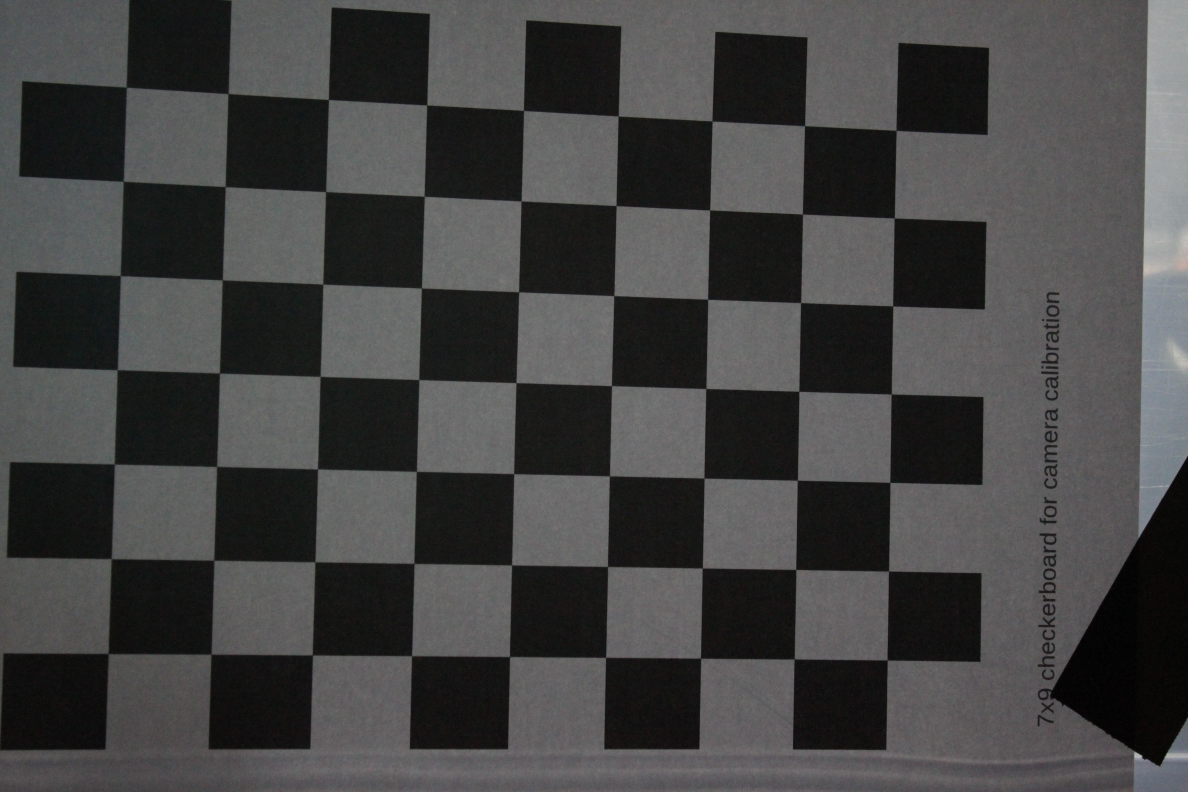
#> input picture GrayCodes/chess/00.jpg, 4752 x 3168 px (shown at 1/4 size); its folder holds only this picture in this run
$ python calibration.py
#> lines starting #> are read from the running program, lines starting #| are printed output that depends on the picture
import numpy as np
import numpy.typing as npt
import cv2 as cv
import cv2.typing as cvt
import glob


def loadChessCorners(
    file: str,
    objpoints: list,
    imgpoints: list,
    grid_size: tuple[int, int],
    criteria: tuple[int, int, float],
):
    grid_x, grid_y = grid_size
    objp = np.zeros((grid_x * grid_y, 3), np.float32)
    objp[:, :2] = np.mgrid[0:grid_x, 0:grid_y].T.reshape(-1, 2)

    img = cv.imread(file)
    img = cv.resize(img, (0, 0), fx=0.1, fy=0.1)
    gray = cv.cvtColor(img, cv.COLOR_BGR2GRAY)

    # Find the chess board corners
    ret, corners = cv.findChessboardCorners(gray, grid_size, None)

    # If found, add object points, image points (after refining them)
    if ret:
        objpoints.append(objp)

        corners2 = cv.cornerSubPix(gray, corners, (11, 11), (-1, -1), criteria)
        imgpoints.append(corners2)


def intrinsic_calibration(file_names: list, grid_size: tuple[int, int]):
    print("Staring calibration")
    # termination criteria
    criteria = (cv.TERM_CRITERIA_EPS + cv.TERM_CRITERIA_MAX_ITER, 30, 0.001)

    # Arrays to store object points and image points from all the images.
    objpoints: list[np.ndarray] = []  # 3d point in real world space
    imgpoints: list[np.ndarray] = []  # 2d points in image plane.

    for i, fn in enumerate(file_names):
        loadChessCorners(fn, objpoints, imgpoints, grid_size, criteria)
#> in loadChessCorners, img is the input picture: shape (3168, 4752, 3); mean B, G, R 67.2, 67.3, 67.4
#> in loadChessCorners, `img = cv.resize(img, (0, 0), fx=0.1, fy=0.1)`:
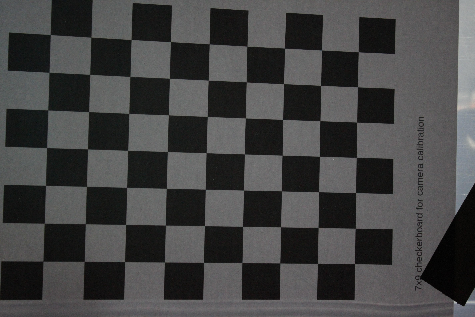
#> img: shape (317, 475, 3); mean B, G, R 67.3, 67.4, 67.5
#> in loadChessCorners, `ret, corners = cv.findChessboardCorners(gray, grid_size, None)`: ret = True; corners = 63 rows, first 8: [42.78, 261.2], [44.42, 223.3], [45.54, 185.4], [46.54, 147.5], [47.71, 109.9], [49.03, 72.41], [50.37, 34.49], [84.27, 261.4]
#> in loadChessCorners, `corners2 = cv.cornerSubPix(gray, corners, (11, 11), (-1, -1), criteria)`: corners2 = 63 rows, first 8: [42.8, 261.3], [44.43, 223.3], [45.53, 185.4], [46.54, 147.5], [47.61, 109.8], [49.03, 72.42], [50.44, 34.58], [84.37, 261.4]
        print(f"\rProgress: {i / len(file_names) * 100:.2f}%", end="")
    print("\nCalibration complete")
    img = cv.imread(file_names[0])
    img = cv.resize(img, (0, 0), fx=0.1, fy=0.1)

    # Calibration
    return cv.calibrateCamera(
        objpoints, imgpoints, img.shape[::2], None, None, criteria=criteria
    )


def undistort(file: str, Kmtx: cvt.MatLike, dist: cvt.MatLike, relative_size: int = 0.1) -> cvt.MatLike:
    img = cv.imread(file)
    img = cv.resize(img, (0, 0), fx=relative_size, fy=relative_size)
    gray = cv.cvtColor(img, cv.COLOR_BGR2GRAY)

    h, w = gray.shape[:2]
    newcameramtx, roi = cv.getOptimalNewCameraMatrix(Kmtx, dist, (w, h), 1, (w, h))
    return cv.undistort(gray, Kmtx, dist, None, newcameramtx)

def undistortCustom(file: str, Kmtx: cvt.MatLike, dist: cvt.MatLike, newcameramtx: tuple[cvt.MatLike, cvt.Rect], shape: tuple) -> cvt.MatLike:
    img = cv.imread(file)
    img = cv.resize(img, shape)
    gray = cv.cvtColor(img, cv.COLOR_BGR2GRAY)

    return cv.undistort(gray, Kmtx, dist, None, newcameramtx)


def combine_extrinsic_vecs(rvecs, tvecs):
    extrinsics = []
    for rvec, tvec in zip(rvecs, tvecs):
        extrinsic = np.eye(4)
        extrinsic[:3, :3] = cv.Rodrigues(rvec)[0]
        extrinsic[:3, 3] = tvec.flatten()
        extrinsics.append(extrinsic)
    return extrinsics


def get_image_dimensions(file_path: str) -> tuple[int, int]:
    img = cv.imread(file_path)
    return img.shape[:2]


if __name__ == "__main__":
    files = glob.glob("./GrayCodes/chess/*.jpg")
    rms, Kmtx, dist, rvecs, tvecs = intrinsic_calibration(files, (7, 9))
#> rms = 0.301; dist = [[0.82, -12.94, -0.0733, 0.0156, 174.5]]; rvecs = ([0.28, -0.455, -1.48],); tvecs = ([-3.12, 7.84, 48.44],)
    extrinsics = combine_extrinsic_vecs(rvecs, tvecs)
    img_size = get_image_dimensions(files[0])
#> img_size = (3168, 4752)

    np.savez(
        "calibration.npz",
        Kmtx=Kmtx,
        dist=dist,
        extrinsics=extrinsics,
        img_size=img_size,
    )

$ run again, on GrayCodes/chess/06.jpg
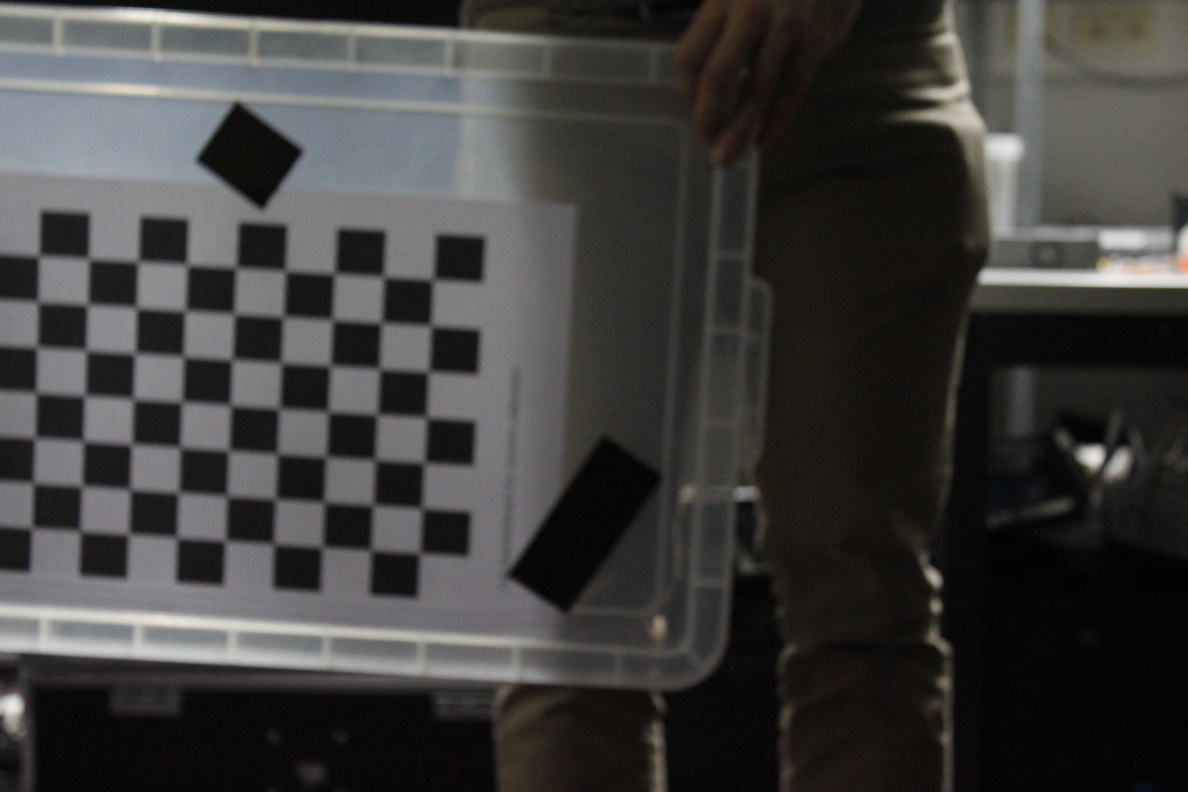
#> input picture GrayCodes/chess/06.jpg, 4752 x 3168 px (shown at 1/4 size)
#> in loadChessCorners, img is the input picture: shape (3168, 4752, 3); mean B, G, R 60.5, 61.7, 62.7
#> in loadChessCorners, `img = cv.resize(img, (0, 0), fx=0.1, fy=0.1)`:
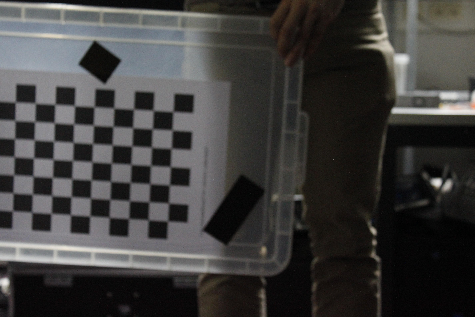
#> img: shape (317, 475, 3); mean B, G, R 60.7, 61.8, 62.8
#> ret = True; corners = 63 rows, first 8: [12.47, 210.6], [12.68, 192.9], [13.36, 175.2], [13.86, 155.8], [14.54, 138.8], [14.38, 120.1], [15.26, 102.2], [31.61, 211.9]
#> corners2 = 63 rows, first 8: [12.43, 211], [13, 192.9], [13.69, 174.8], [14.22, 156.7], [14.55, 138.7], [14.9, 120.4], [15.35, 102.1], [31.74, 212.1]

$ run again, on GrayCodes/chess/07.jpg
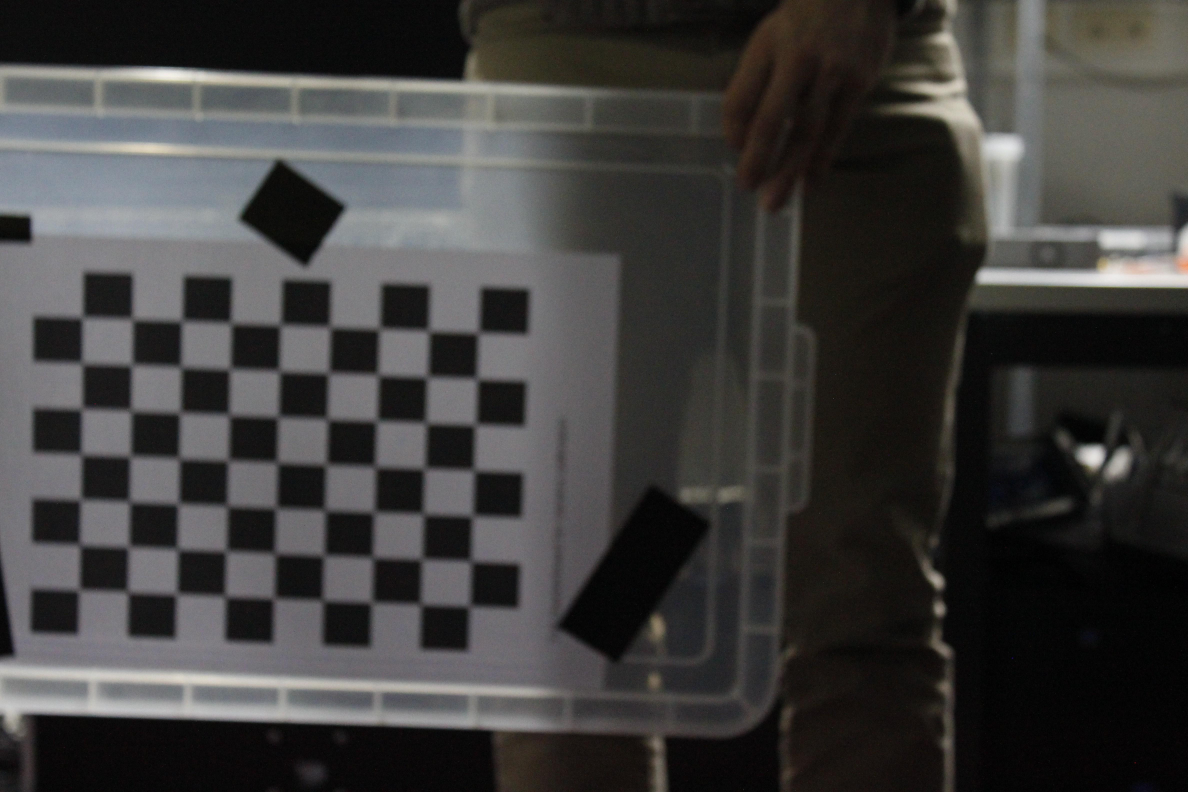
#> input picture GrayCodes/chess/07.jpg, 4752 x 3168 px (shown at 1/4 size)
#> in loadChessCorners, img is the input picture: shape (3168, 4752, 3); mean B, G, R 60.6, 61.7, 62.8
#> in loadChessCorners, `img = cv.resize(img, (0, 0), fx=0.1, fy=0.1)`:
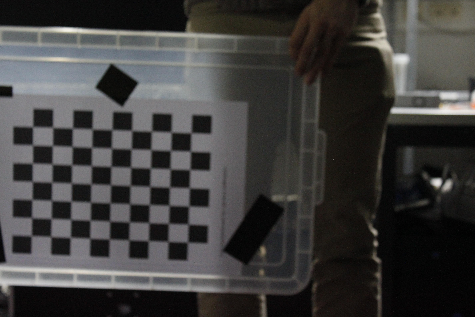
#> img: shape (317, 475, 3); mean B, G, R 60.7, 61.9, 62.9
#> ret = True; corners = 63 rows, first 8: [31.27, 235.9], [31.19, 217.2], [32.14, 199.4], [32.21, 181.5], [32.49, 163.1], [32.43, 145.1], [32.24, 127.2], [50.89, 236.7]
#> corners2 = 63 rows, first 8: [31.35, 235.7], [31.63, 217.6], [32.01, 199.5], [32.32, 181.4], [32.45, 163.2], [32.49, 144.9], [32.62, 126.7], [50.78, 236.5]

$ run again, on GrayCodes/chess/08.jpg
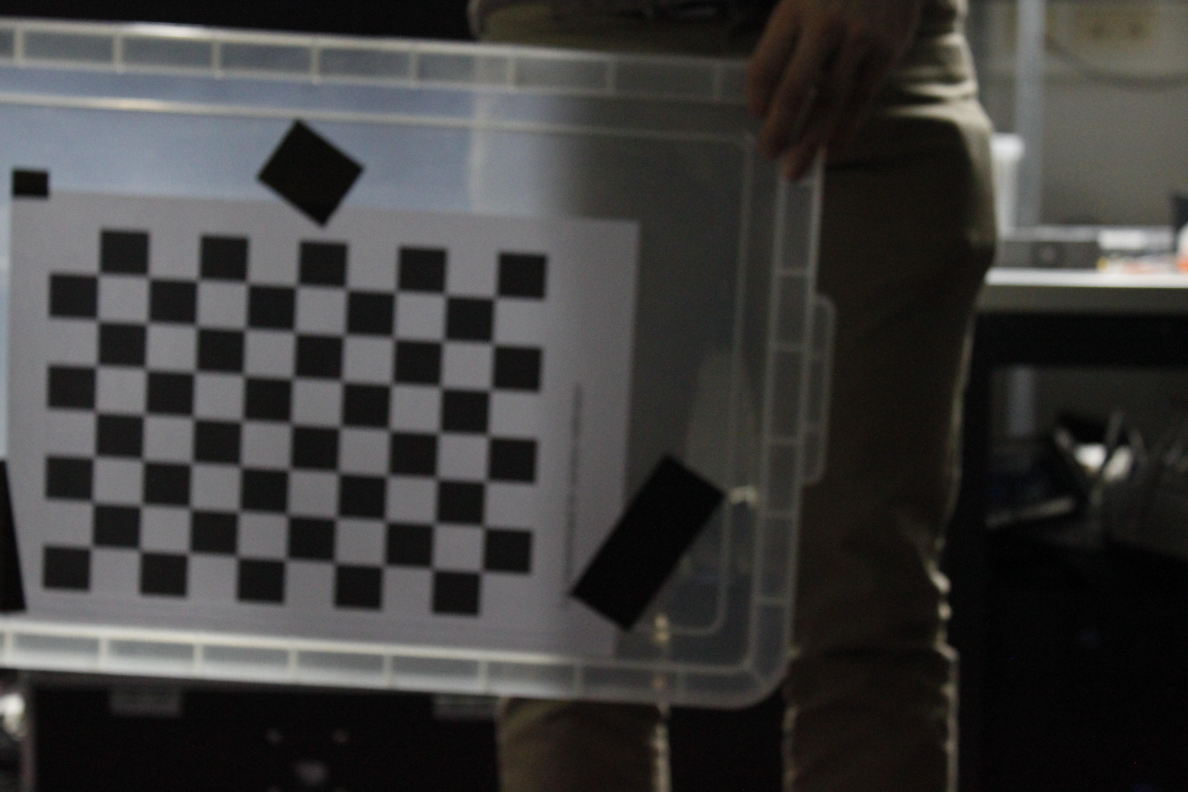
#> input picture GrayCodes/chess/08.jpg, 4752 x 3168 px (shown at 1/4 size)
#> in loadChessCorners, img is the input picture: shape (3168, 4752, 3); mean B, G, R 59.7, 60.9, 61.7
#> in loadChessCorners, `img = cv.resize(img, (0, 0), fx=0.1, fy=0.1)`:
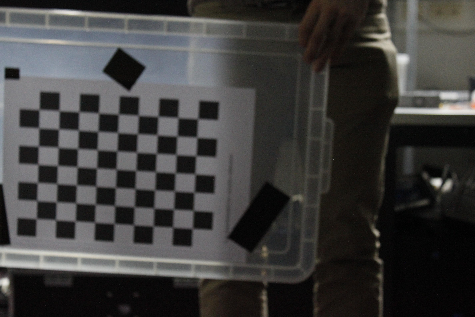
#> img: shape (317, 475, 3); mean B, G, R 59.9, 61, 61.8
#> ret = True; corners = 63 rows, first 8: [36.08, 219], [36.72, 200.8], [37.08, 183.1], [38.21, 164.5], [38.29, 145.9], [38.79, 127.7], [38.56, 109.7], [55.29, 219.8]
#> corners2 = 63 rows, first 8: [36.24, 218.6], [36.78, 200.5], [37.39, 182.5], [37.87, 164.4], [38.37, 146.1], [38.68, 127.8], [39.13, 109.5], [55.64, 219.7]

$ run again, on GrayCodes/chess/01.jpg
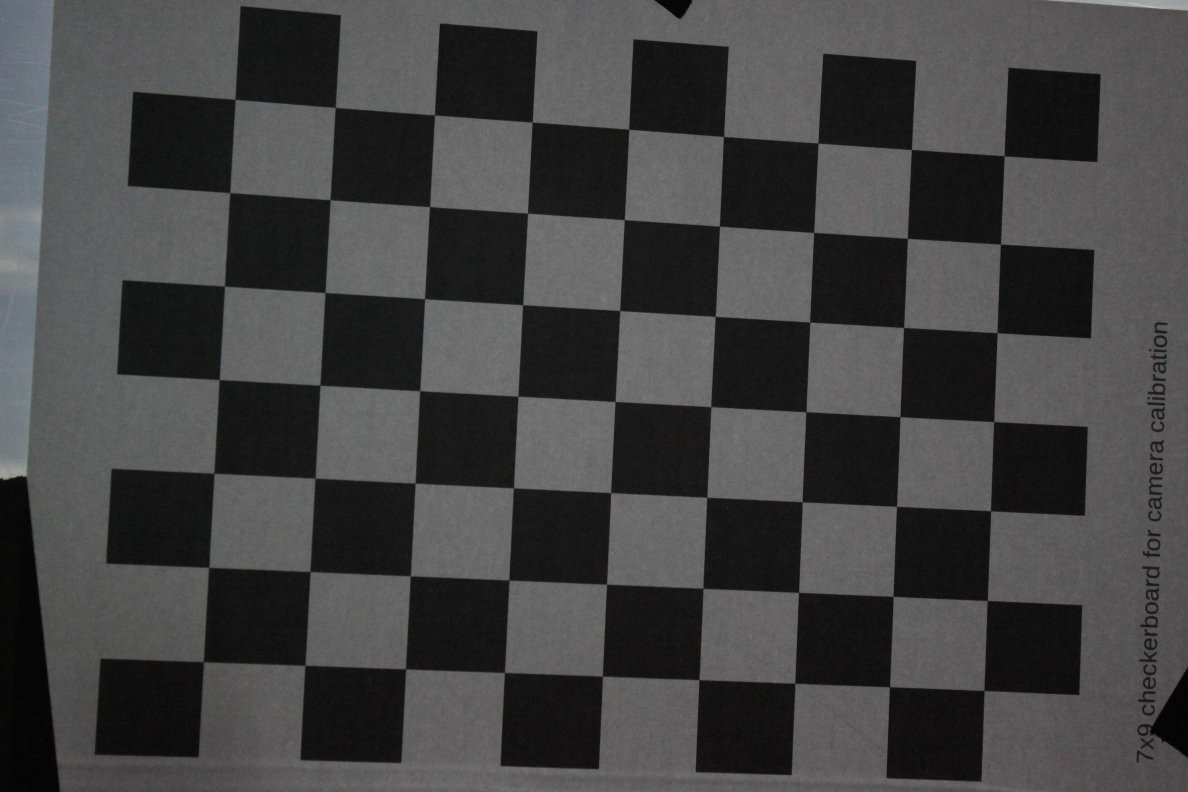
#> input picture GrayCodes/chess/01.jpg, 4752 x 3168 px (shown at 1/4 size)
#> in loadChessCorners, img is the input picture: shape (3168, 4752, 3); mean B, G, R 66.8, 66.7, 66.9
#> in loadChessCorners, `img = cv.resize(img, (0, 0), fx=0.1, fy=0.1)`:
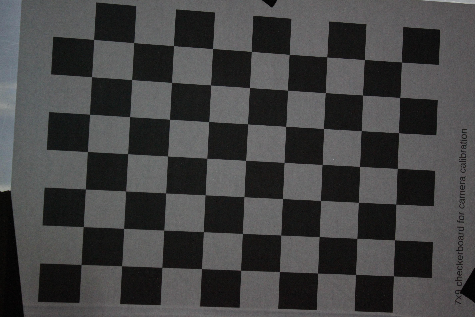
#> img: shape (317, 475, 3); mean B, G, R 67, 66.9, 67.1
#> ret = True; corners = 63 rows, first 8: [81.08, 264.6], [83.45, 226.5], [85.48, 189], [87.47, 151.5], [89.53, 114.4], [91.51, 76.56], [93.52, 39.42], [121.5, 265.6]
#> corners2 = 63 rows, first 8: [81.07, 264.5], [83.31, 226.5], [85.37, 189.1], [87.45, 151.5], [89.5, 114.2], [91.5, 76.69], [93.56, 39.39], [121.6, 265.7]
